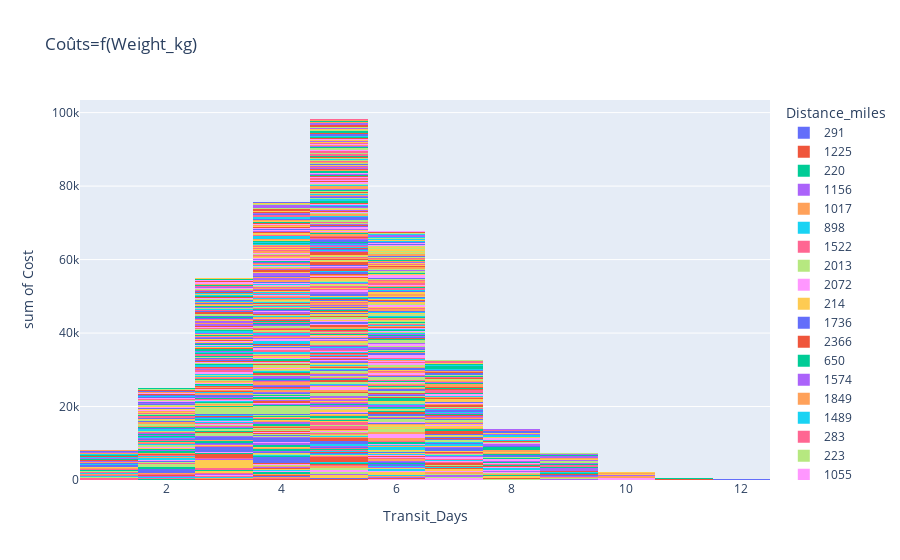

Notebook cell for this chart:
### Code cell
plt.figure(figsize=(10,6))
fig=px.histogram(df_filtered,x='Transit_Days',
              y='Cost',
              color='Distance_miles',
              title='Coûts=f(Weight_kg)')
# Fixer la plage de l’axe des ordonnées
#fig.update_layout(
    #yaxis=dict(range=[0, 1000])
#)

fig.show()
